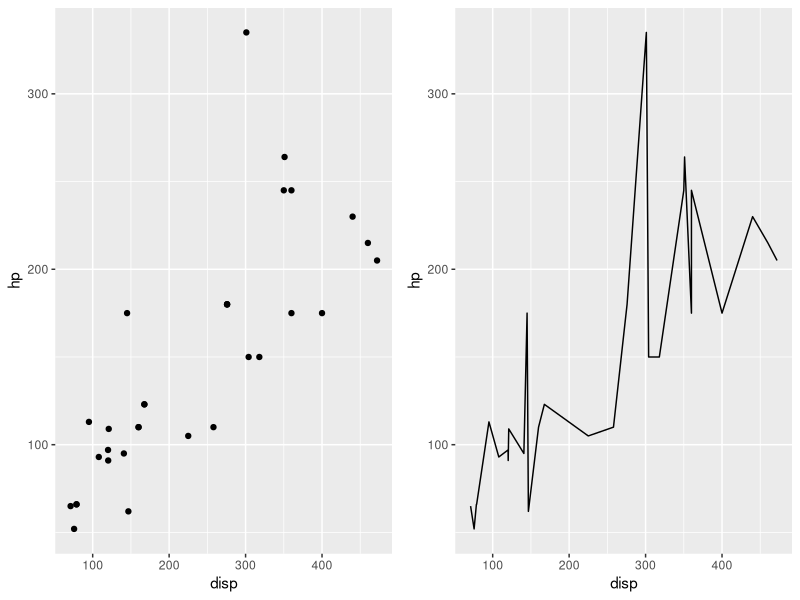
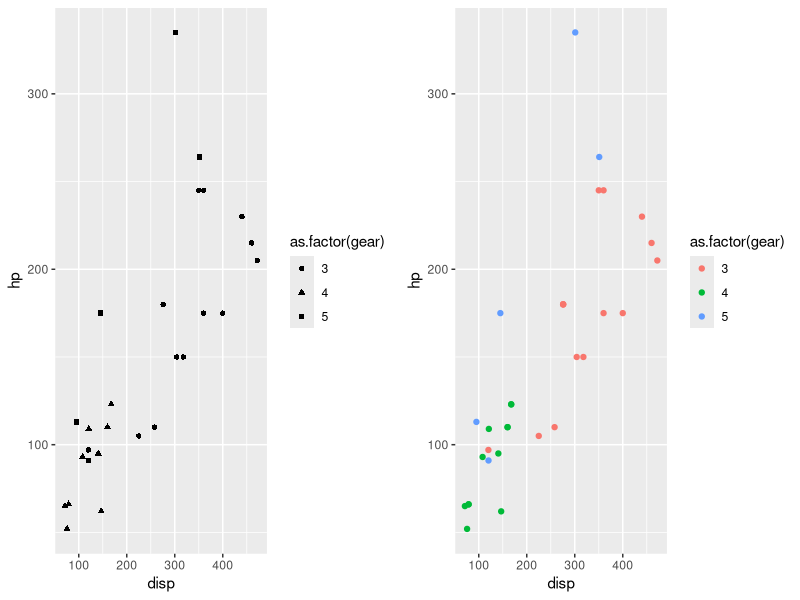
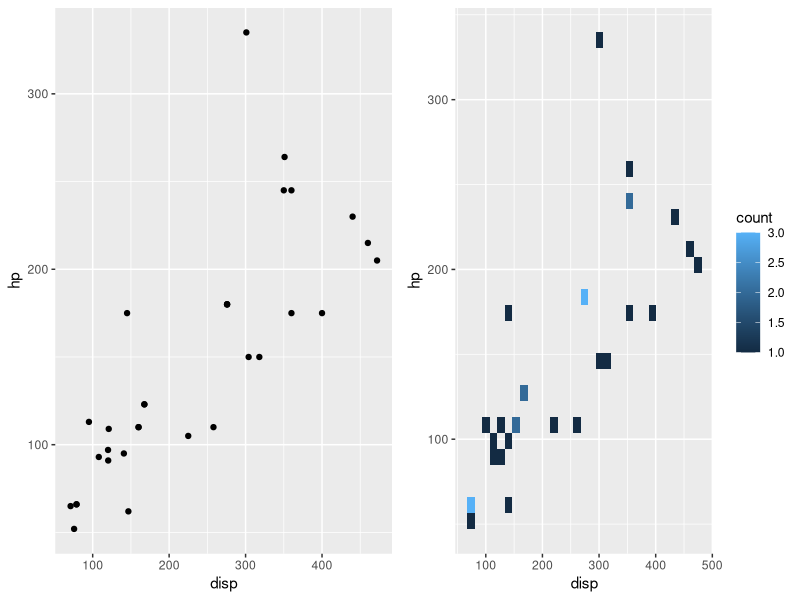
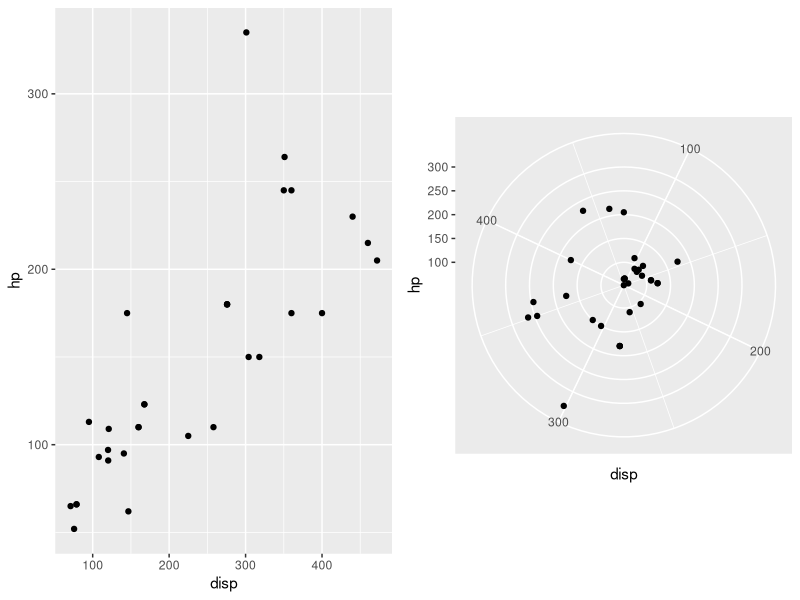
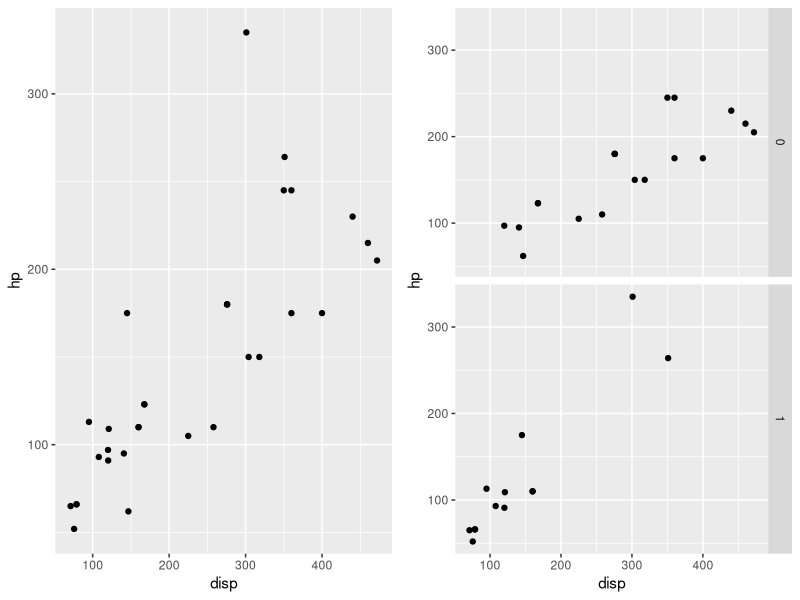
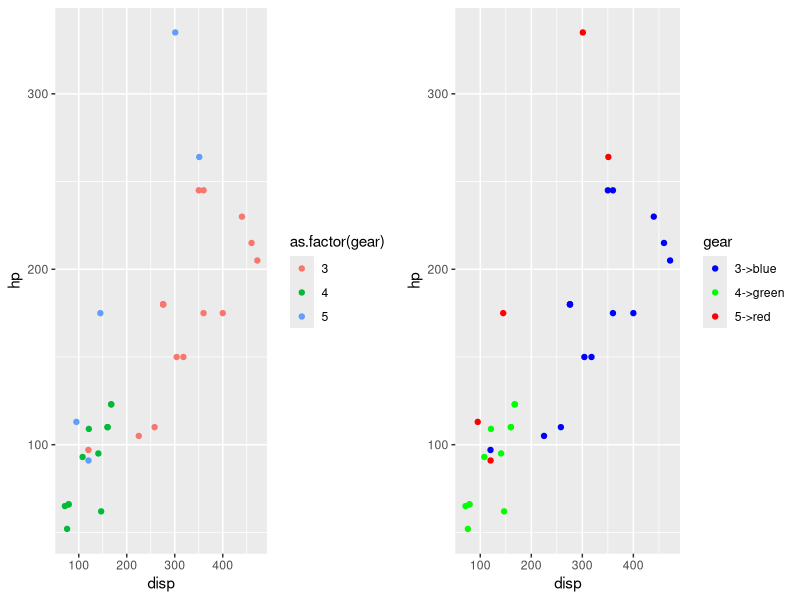
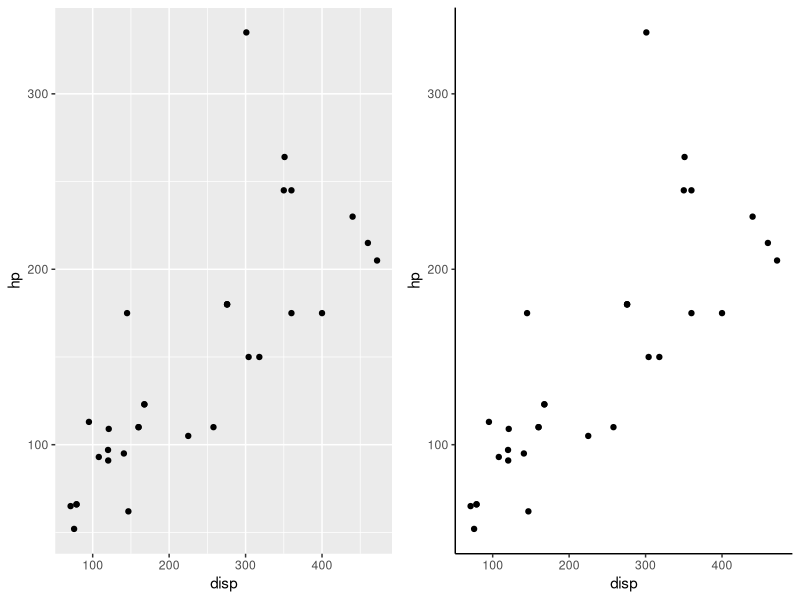

Recreate these plots in R, in order.
## ---- chunk 1
knitr::opts_chunk$set(echo = FALSE, eval = TRUE)
options("width" = 200)
## ---- chunk 2
library(ggplot2)
library(gridExtra)
## ---- chunk 3
mtcars
## ---- chunk 4
p1 = ggplot(data = mtcars) + 
  geom_point(mapping = aes(x = disp, y = hp), 
             stat = "identity") +
  coord_cartesian() + 
  scale_color_discrete() +
  theme()
## ---- chunk 5
p2 = ggplot(data = mtcars) + 
  geom_line(mapping = aes(x = disp, y = hp), 
             stat = "identity") +
  coord_cartesian() + 
  scale_color_discrete() +
  theme()
## ---- chunk 6
grid.arrange(p1, p2, ncol = 2)
## ---- chunk 7
p1 = ggplot(data = mtcars) + 
  geom_point(mapping = aes(x = disp, y = hp,
                           shape = as.factor(gear)),
             stat = "identity") +
  coord_cartesian() + 
  scale_color_discrete() +
  theme()
## ---- chunk 8
p2 = ggplot(data = mtcars) + 
  geom_point(mapping = aes(x = disp, y = hp,
                           color = as.factor(gear)), 
             stat = "identity") +
  coord_cartesian() + 
  scale_color_discrete() +
  theme()
## ---- chunk 9
grid.arrange(p1, p2, ncol = 2)
## ---- chunk 10
p1 = ggplot(data = mtcars) + 
  geom_point(mapping = aes(x = disp, y = hp),
             stat = "identity") +
  coord_cartesian() + 
  scale_color_discrete() +
  theme()
## ---- chunk 11
p2 = ggplot(data = mtcars) + 
  geom_bin2d(mapping = aes(x = disp, y = hp), 
             stat = "bin2d") +
  coord_cartesian() + 
  scale_color_discrete() +
  theme()
## ---- chunk 12
grid.arrange(p1, p2, ncol = 2)
## ---- chunk 13
p1 = ggplot(data = mtcars) + 
  geom_point(mapping = aes(x = disp, y = hp),
             stat = "identity") +
  coord_cartesian() + 
  scale_color_discrete() +
  theme()
## ---- chunk 14
p2 = ggplot(data = mtcars) + 
  geom_point(mapping = aes(x = disp, y = hp), 
             stat = "identity") +
  coord_polar() + 
  scale_color_discrete() +
  theme()
## ---- chunk 15
grid.arrange(p1, p2, ncol = 2)
## ---- chunk 16
p1 = ggplot(data = mtcars) + 
  geom_point(mapping = aes(x = disp, y = hp),
             stat = "identity") +
  coord_cartesian() + 
  facet_null() +
  scale_color_discrete() +
  theme()
## ---- chunk 17
p2 = ggplot(data = mtcars) + 
  geom_point(mapping = aes(x = disp, y = hp), 
             stat = "identity") +
  coord_cartesian() + 
  facet_grid(am ~ .) +
  scale_color_discrete() +
  theme()
## ---- chunk 18
grid.arrange(p1, p2, ncol = 2)
## ---- chunk 19
p1 = ggplot(data = mtcars) + 
  geom_point(mapping = aes(x = disp, 
                           y = hp,
                           color = as.factor(gear)),
             stat = "identity") +
  coord_cartesian() + 
  scale_color_discrete(
    
    
  ) +
  theme()
## ---- chunk 20
p2 = ggplot(data = mtcars) + 
  geom_point(mapping = aes(x = disp, 
                           y = hp, 
                           color = as.factor(gear)), 
             stat = "identity") +
  coord_cartesian() + 
  scale_color_manual(name = 'gear',
                     values = c('3' = 'blue',
                                '4' = 'green',
                                '5' = 'red'),
                     labels = c('3->blue', '4->green', '5->red')) +
  theme()
## ---- chunk 21
grid.arrange(p1, p2, ncol = 2)
## ---- chunk 22
p1 = ggplot(data = mtcars) + 
  geom_point(mapping = aes(x = disp, y = hp),
             stat = "identity") +
  coord_cartesian() + 
  scale_color_discrete() +
  theme()
## ---- chunk 23
p2 = ggplot(data = mtcars) + 
  geom_point(mapping = aes(x = disp, y = hp), 
             stat = "identity") +
  coord_cartesian() + 
  scale_color_discrete() +
  theme_classic()
## ---- chunk 24
grid.arrange(p1, p2, ncol = 2)
